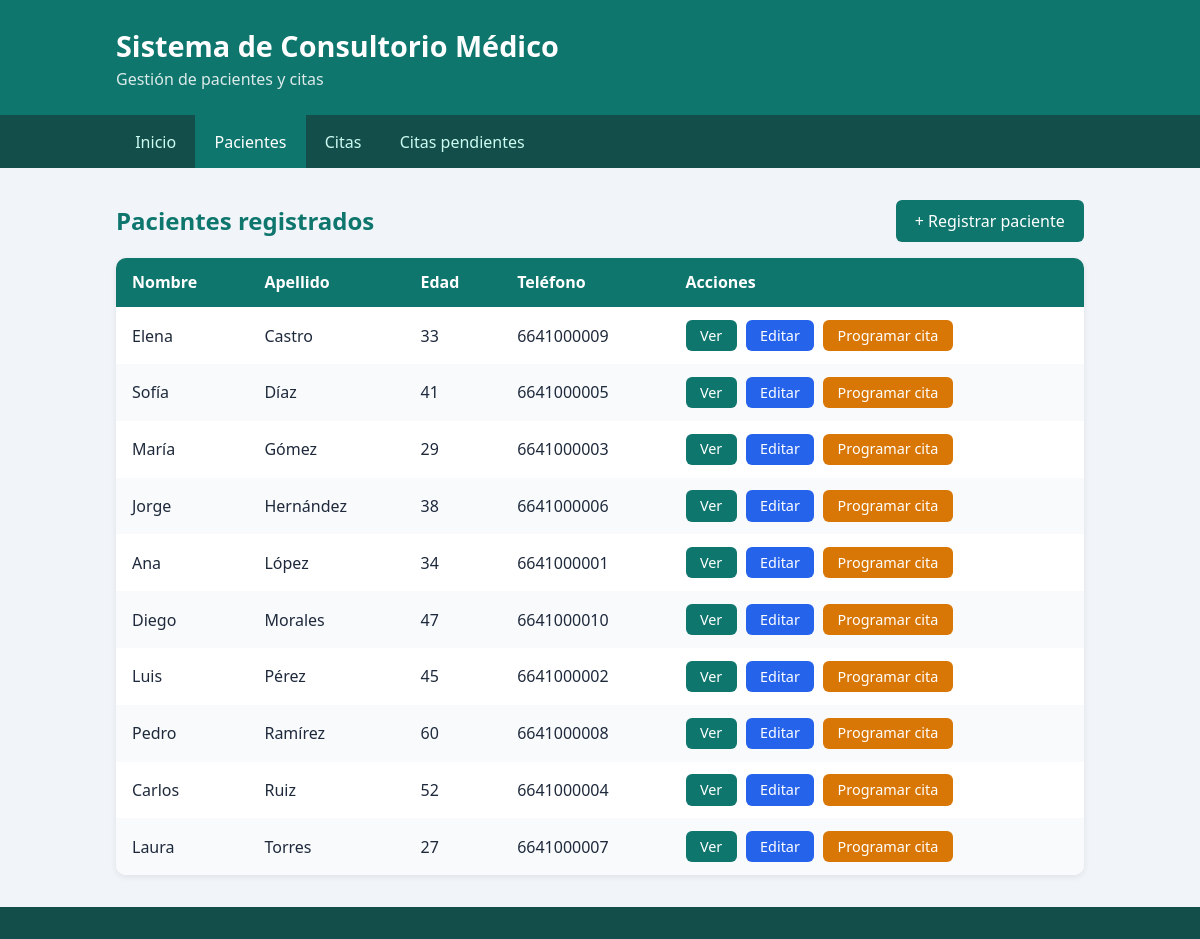
/pacientes/, run on an earlier commit of the app's database.
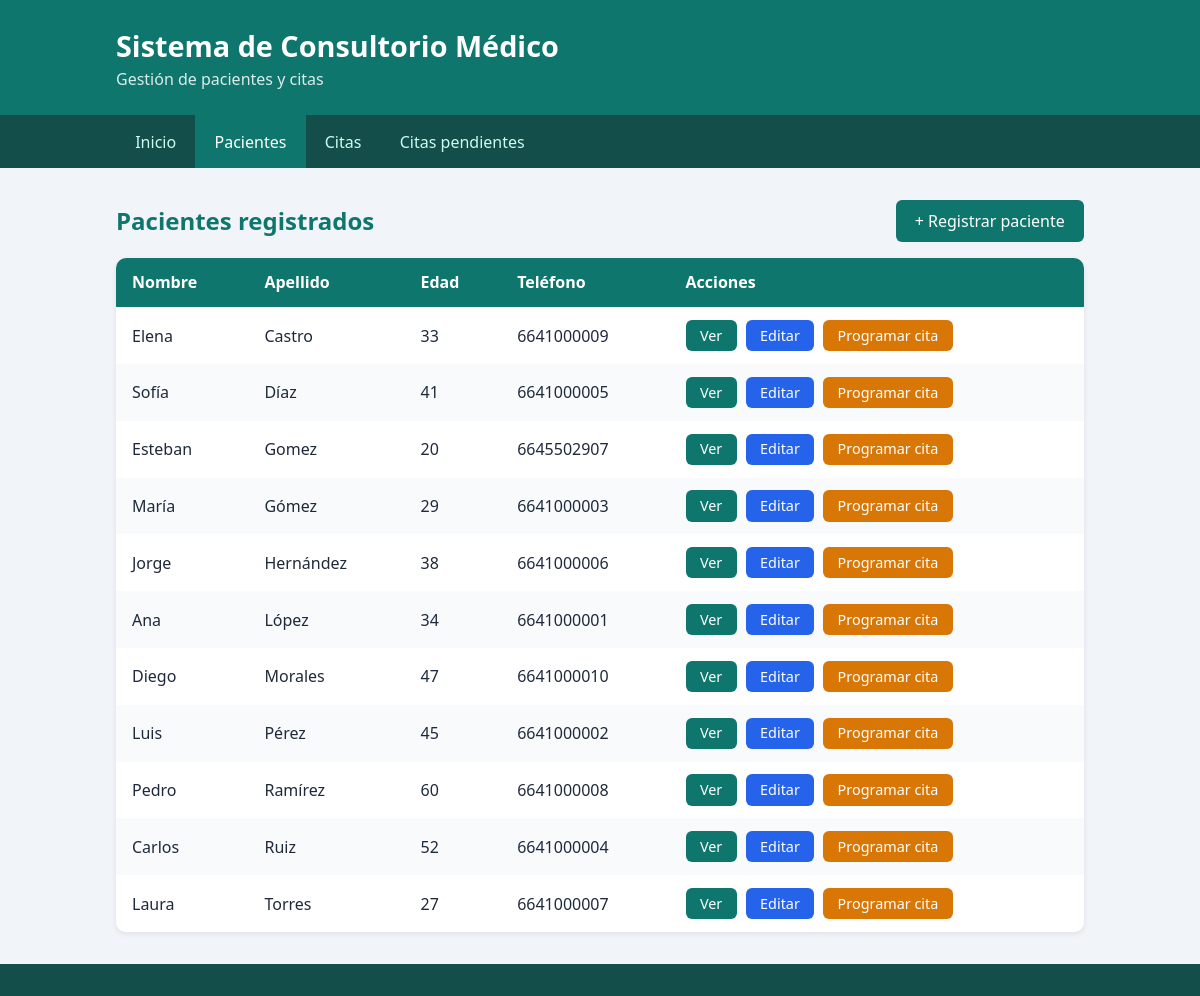
And on a later commit of the database.
### citas/models.py (models this page shows, shortened)
class Paciente(models.Model):
    nombre = models.CharField(max_length=100)
    apellido = models.CharField(max_length=100)
    edad = models.IntegerField()
    telefono = models.CharField(max_length=20)
    correo = models.EmailField()
    class Meta:
        ordering = ["apellido", "nombre"]

### citas/views.py (the view)
# urls.py: path("pacientes/", views.lista_pacientes, name="lista_pacientes"),
def lista_pacientes(request):
    pacientes = Paciente.objects.all()
    return render(request, "citas/pacientes_lista.html", {"pacientes": pacientes})

### citas/templates/citas/pacientes_lista.html (shortened to what this page needs)
{% extends "citas/base.html" %}
{% block contenido %}
<div class="barra-titulo">
    <h2>Pacientes registrados</h2>
    <a class="boton boton-grande" href="{% url 'paciente_nuevo' %}">+ Registrar paciente</a>
</div>
{% if pacientes %}
<div class="tabla-contenedor">
    <table>
        <thead>
            <tr>
                <th>Nombre</th>
                <th>Apellido</th>
                <th>Edad</th>
                <th>Teléfono</th>
                <th>Acciones</th>
            </tr>
        </thead>
        <tbody>
            {% for p in pacientes %}
            <tr>
                <td>{{ p.nombre }}</td>
                <td>{{ p.apellido }}</td>
                <td>{{ p.edad }}</td>
                <td>{{ p.telefono }}</td>
                <td class="acciones">
                    <a class="boton" href="{% url 'detalle_paciente' p.id %}">Ver</a>
                    <a class="boton boton-secundario" href="{% url 'paciente_editar' p.id %}">Editar</a>
                    <a class="boton boton-aviso" href="{% url 'cita_nueva' %}?paciente={{ p.id }}">Programar cita</a>
                </td>
            </tr>
            {% endfor %}
        </tbody>
    </table>
</div>
{% else %}
<p class="vacio">No hay pacientes registrados.</p>
{% endif %}
{% endblock %}

What changed in the data, as far as the page shows it:
added Paciente: nombre "Esteban", apellido "Gomez", edad "20", telefono "6645502907"
